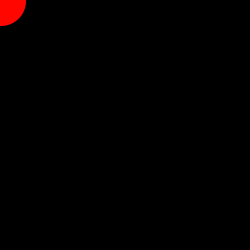
Frame 1 (no input)
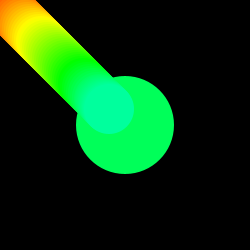
Frame 60 (the mouse pressed at the canvas centre just before this capture)
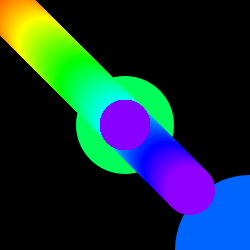
Frame 120 (the mouse held since frame 60 and released just before this capture)

The Processing sketch that drew these frames (run headless with seeded random() and noise(); from frame 60 on, the mouse is pressed at the canvas centre):

// Processing sketch: processing_18956
// ── processing_18956.pde

void setup() {
  size(250,250);
  colorMode (HSB,width);
  frameRate (20);
  background (0);
  
}


int x = 0;

void draw() {  
 
  if(x < 100){
 
    fill(x,width,width);
   noStroke();
   ellipse (width/2,height/2, x, x);
    x++;
  }

 if(x == 150){
 
    fill(x,width,width);
   noStroke();
   ellipse (width,height, x, x);
    x++;
 }
  if(x > 150){
 
    fill(x,width,width);
   noStroke();
   ellipse (width/2,height/2, 50, 50);
    x++;
  }
   
 
fill(x,width,width);{
  
   ellipse (x,x, 50, 50);
   x++;
  }
 
  }
